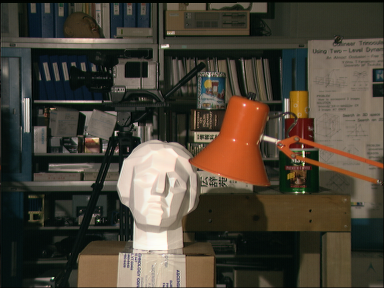
#> input picture Stereo/imL.png, 384 x 288 px, given in place of the camera
$ python cv2colorfilter2.py
#> lines starting #> are read from the running program, lines starting #| are printed output that depends on the picture; after the words box and inside, x2 and y2 are one past the last pixel; in counts of white or black regions, pixels touching at a corner belong together
import cv2
import numpy as np
import matplotlib.pyplot as plt

cap = cv2.VideoCapture(0)

# ADJUST THESE VALUES!!
lower = np.array([25,10,0])
upper = np.array([60,100,255])

while True:
    _, frame = cap.read()
#> frame is the input picture: shape (288, 384, 3); mean B, G, R 55.3, 67.6, 74.7
    hsv = cv2.cvtColor(frame, cv2.COLOR_BGR2HSV)
#> hsv: shape (288, 384, 3); mean H, S, V 41.4, 94.4, 78.8
    mask = cv2.inRange(hsv, lower, upper)
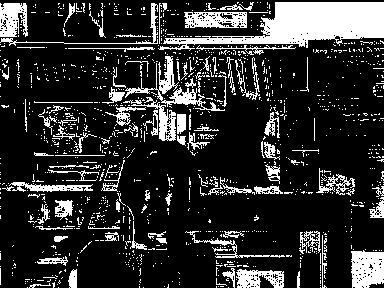
#> mask: shape (288, 384); 18.8% white; 1249 white regions (1146 under 20 px), largest, box (x1, y1, x2, y2) and area: (158, 2, 384, 51) 5222, (351, 250, 384, 288) 1053, (125, 56, 225, 111) 963
    res = cv2.bitwise_and(frame, frame, mask=mask)
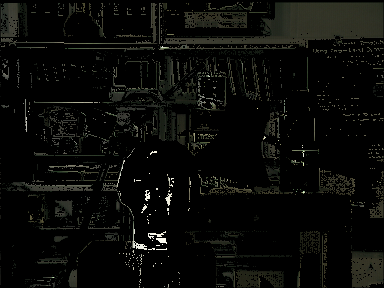
#> res: shape (288, 384, 3); mean B, G, R 8.3, 10.4, 10

    #cv2.imshow('frame', frame)
    #cv2.imshow('mask',mask)
    cv2.imshow('res',res)

    if cv2.waitKey(1) & 0xFF == ord('7'):
#> (key q is pressed here)
        lower[0] = lower[0] + 5
        print(lower[0])
    if cv2.waitKey(1) & 0xFF == ord('u'):
#> (key q is pressed here)
        lower[0] = lower[0] - 5
        print(lower[0])
    if cv2.waitKey(1) & 0xFF == ord('j'):
#> (key q is pressed here)
        upper[0] = upper[0] + 5
        print(upper[0])
    if cv2.waitKey(1) & 0xFF == ord('m'):
#> (key q is pressed here)
        upper[0] = upper[0] - 5
        print(upper[0])

    if cv2.waitKey(1) & 0xFF == ord('8'):
#> (key q is pressed here)
        lower[1] = lower[1] + 5
        print(lower[1])
    if cv2.waitKey(1) & 0xFF == ord('i'):
#> (key q is pressed here)
        lower[1] = lower[1] - 5
        print(lower[1])
    if cv2.waitKey(1) & 0xFF == ord('k'):
#> (key q is pressed here)
        upper[1] = upper[1] + 5
        print(upper[1])
    if cv2.waitKey(1) & 0xFF == ord(','):
#> (key q is pressed here)
        upper[1] = upper[1] - 5
        print(upper[1])


    if cv2.waitKey(1) & 0xFF == ord('q'):
#> (key q is pressed here)
        break

cap.release()
cv2.destroyAllWindows()
